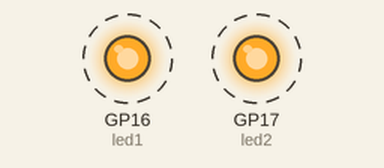
Simulated run of this program. Board: Raspberry Pi Pico running MicroPython. Parts: output pins drawn as LEDs (lit = HIGH). Dashed ring = blinking. What the program prints to the serial console is not drawn.

Above: at 0.2 s.
Timing chart, 0 to 4.6 s (numbered marks = the images above):
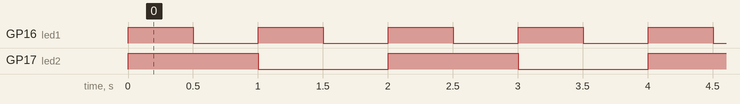

Measured:
- by itself, GP16 (led1): alternates HIGH for 0.50 s and LOW for 0.50 s
- by itself, GP17 (led2): alternates HIGH for 1.0 s and LOW for 1.0 s
- by itself, everything shown: repeats every 2.0 s, in 4 steps

The program:

S32_Cooperative_Multitasking.py
```python
# File: main.py
# Author: Armstrong Subero
# Platform: Raspberry Pi Pico (RP2040) with MicroPython
# Program: S32_Cooperative_Multitasking
# Interpreter: MicroPython (latest version)
# Program Version: 1.0
#
# Program Description: This program allows the Raspberry Pi Pico to
#                      demonstrate use of async and await for
#                      cooperative multitasking
#
# Hardware Description: LEDs are connected via 1k resistors to GP16 and GP17
#
# Created: August 23rd, 2024, 11:28 AM
# Last Updated: August 23rd, 2024, 11:28 AM

import uasyncio as asyncio
from machine import Pin

# Define GPIO pins for LEDs
LED_ONE = 16
LED_TWO = 17

# Set up the LEDs as output pins
led1 = Pin(LED_ONE, Pin.OUT)
led2 = Pin(LED_TWO, Pin.OUT)

async def task1():
    while True:
        led1.toggle()
        print("Task 1: Toggled LED 1")
        await asyncio.sleep(0.5)  # Yield control and sleep for 0.5 seconds

async def task2():
    while True:
        led2.toggle()
        print("Task 2: Toggled LED 2")
        await asyncio.sleep(1)  # Yield control and sleep for 1 second

async def main():
    # Schedule both tasks to run concurrently
    await asyncio.gather(task1(), task2())

# Run the main function, which schedules the tasks
asyncio.run(main())
```
